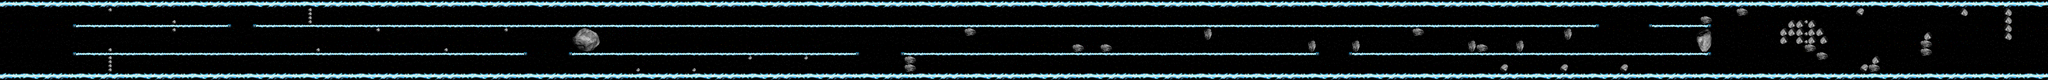

This is a level from a 2D game, rendered from its Tiled map with the project's own tilesets. A one-line summary and the map file follow, with tile-layer data summarised:
An orthogonal 512x20 tile map with 16x16 px tiles, 3 tile layers (background, walls, hazards).

<map version="1.0" orientation="orthogonal" width="512" height="20" tilewidth="16" tileheight="16">
 <tileset firstgid="1" name="reversePolarity Full" tilewidth="16" tileheight="16">
  <image source="reversePolarity Full.png" width="960" height="320" />
 </tileset>
 <layer name="background" width="512" height="20">
  <data>[10240 cells, 10240 non-empty, 320 distinct tile ids]</data>
 </layer>
 <layer name="walls" width="512" height="20">
  <data>[10240 cells, 2817 non-empty, 36 distinct tile ids]</data>
 </layer>
 <layer name="hazards" width="512" height="20">
  <data>[10240 cells, 312 non-empty, 79 distinct tile ids]</data>
 </layer>
</map>
